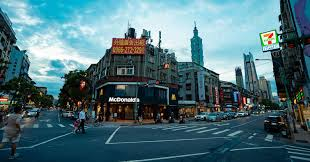
#> input picture Part7/street.jpg, 310 x 162 px
$ python blog007a.py
#> lines starting #> are read from the running program, lines starting #| are printed output that depends on the picture
import cv2
import numpy as np
import matplotlib.pyplot as plt

img = cv2.imread('street.jpg')
#> img is the input picture: shape (162, 310, 3); mean B, G, R 119.2, 111, 78.2
src = cv2.cvtColor(img,cv2.COLOR_BGR2RGB)

img1 = cv2.flip(src,0) # 参数=0 以X轴为对称轴翻转
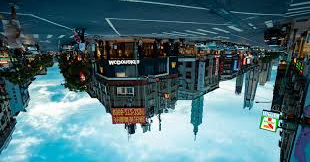
#> img1: shape (162, 310, 3); mean R, G, B 78.2, 111, 119.2
img2 = cv2.flip(src,1) # 参数=1 以Y轴为对称轴翻转
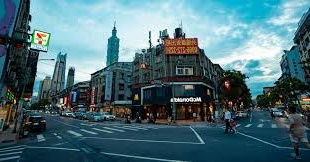
#> img2: shape (162, 310, 3); mean R, G, B 78.2, 111, 119.2
img3 = cv2.flip(src,-1) # 参数<0 以X轴和Y轴翻转
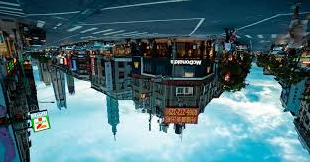
#> img3: shape (162, 310, 3); mean R, G, B 78.2, 111, 119.2

# 显示图形
titles = ['Source','Horizontal','Vertical','Both']
images = [src,img1,img2,img3]
for i in range(4):
    plt.subplot(2,2,i+1),plt.imshow(images[i],'gray')
    plt.title(titles[i])
    plt.xticks([]),plt.yticks([])
plt.show()
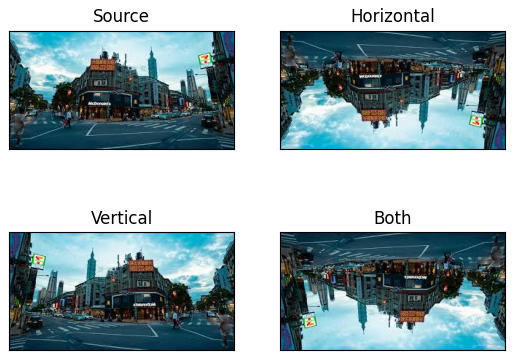
#> figure drawn by matplotlib, 4 panels
